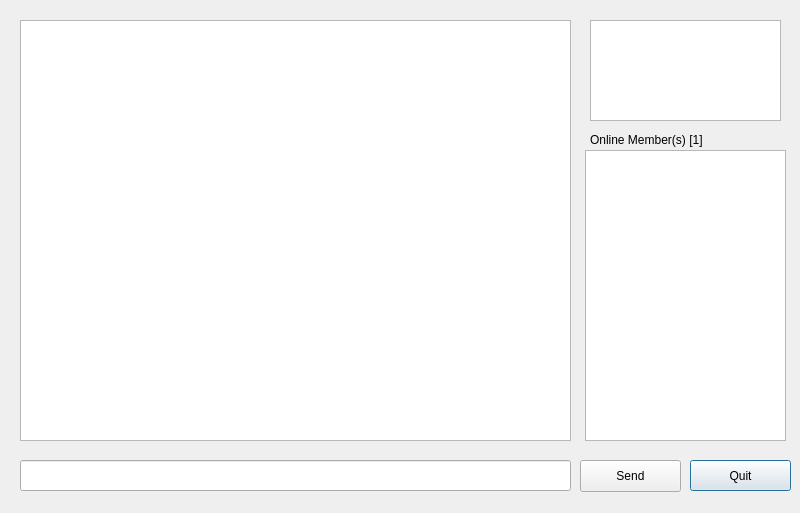
<?xml version="1.0" encoding="UTF-8"?>
<ui version="4.0">
 <class>Dialog</class>
 <widget class="QDialog" name="Dialog">
  <property name="geometry">
   <rect>
    <x>0</x>
    <y>0</y>
    <width>800</width>
    <height>513</height>
   </rect>
  </property>
  <property name="windowTitle">
   <string>SoChat</string>
  </property>
  <widget class="QPushButton" name="m_qt">
   <property name="geometry">
    <rect>
     <x>690</x>
     <y>460</y>
     <width>101</width>
     <height>31</height>
    </rect>
   </property>
   <property name="text">
    <string>Quit</string>
   </property>
  </widget>
  <widget class="QLineEdit" name="m_msg">
   <property name="geometry">
    <rect>
     <x>20</x>
     <y>460</y>
     <width>551</width>
     <height>31</height>
    </rect>
   </property>
  </widget>
  <widget class="QLabel" name="membernum">
   <property name="geometry">
    <rect>
     <x>590</x>
     <y>130</y>
     <width>141</width>
     <height>21</height>
    </rect>
   </property>
   <property name="text">
    <string>&lt;html&gt;&lt;head/&gt;&lt;body&gt;&lt;p&gt;Online Member(s) [1]&lt;/p&gt;&lt;/body&gt;&lt;/html&gt;</string>
   </property>
  </widget>
  <widget class="QTextBrowser" name="m_msgShow">
   <property name="geometry">
    <rect>
     <x>20</x>
     <y>20</y>
     <width>551</width>
     <height>421</height>
    </rect>
   </property>
  </widget>
  <widget class="QTextBrowser" name="m_anc">
   <property name="geometry">
    <rect>
     <x>590</x>
     <y>20</y>
     <width>191</width>
     <height>101</height>
    </rect>
   </property>
   <property name="readOnly">
    <bool>true</bool>
   </property>
  </widget>
  <widget class="QListWidget" name="m_alive">
   <property name="geometry">
    <rect>
     <x>585</x>
     <y>150</y>
     <width>201</width>
     <height>291</height>
    </rect>
   </property>
  </widget>
  <widget class="QPushButton" name="m_send">
   <property name="geometry">
    <rect>
     <x>580</x>
     <y>460</y>
     <width>101</width>
     <height>32</height>
    </rect>
   </property>
   <property name="text">
    <string>Send</string>
   </property>
  </widget>
 </widget>
 <resources/>
 <connections/>
</ui>
